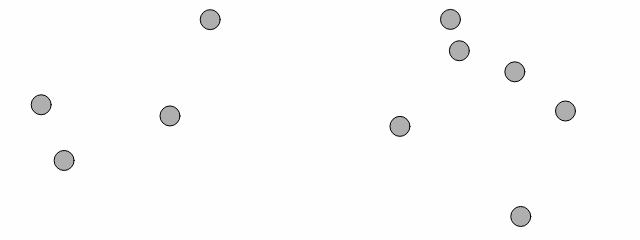
Frame 1 (no input)
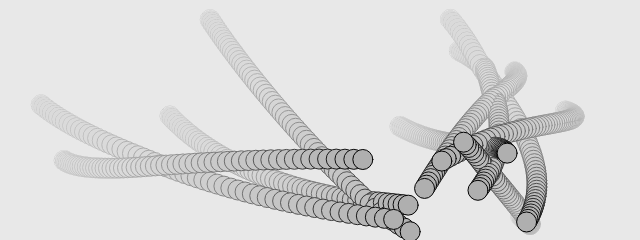
Frame 60 (no input)
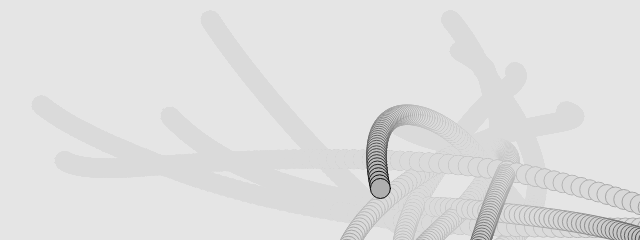
Frame 120 (the mouse pressed at the canvas centre since frame 60)

The p5.js sketch that drew these frames (run headless with seeded random() and noise() and a simulated clock; from frame 60 on, the mouse is pressed at the canvas centre):

// p5.js sketch
// ── sketch.js
class Body {
    constructor(x, y, m) {
        this.position = createVector(x, y);
        this.velocity = createVector();
        this.acceleration = createVector();
        this.mass = m;
        this.radius = m / 2;
    }

    applyForce(force) {
        let f = p5.Vector.div(force, this.mass);
        this.acceleration.add(f);
    }

    update() {
        this.velocity.add(this.acceleration);
        this.position.add(this.velocity);
        this.acceleration.mult(0);
    }

    show() {
        stroke(0);
        fill(175);
        circle(this.position.x, this.position.y, this.mass * 2);
    }

    attract(other) {
        let force = p5.Vector.sub(this.position, other.position);
        let distance = force.mag();
        distance = constrain(distance, 5, 25);

        let strength = (G * (this.mass * other.mass)) / (distance * distance);
        force.setMag(strength);

        other.applyForce(force);
    }

}

let G = 1.0;
let NUM_BODIES = 10;
let bodies = [];

function setup() {
    createCanvas(640, 240);

    for (let i = 0; i < NUM_BODIES; i++) {
        let body = new Body(
            random(0, width),
            random(0, height),
            10
        );
        // set an initial velocity
        body.velocity = createVector(
            random(0, 3),
            random(0, 3),
        );
        bodies.push(body);
    }
}

function draw() {
    background(220, 10);

    for (let i = 0; i < bodies.length; i++) {
        let body = bodies[i];
        for (let j = 0; j < bodies.length; j++) {
            if (i !== j) {
                let other = bodies[j];
                body.attract(other);
            }
        }
    }

    for (let i = 0; i < bodies.length; i++) {
        let body = bodies[i];
        body.update();
        body.show();
    }
}
